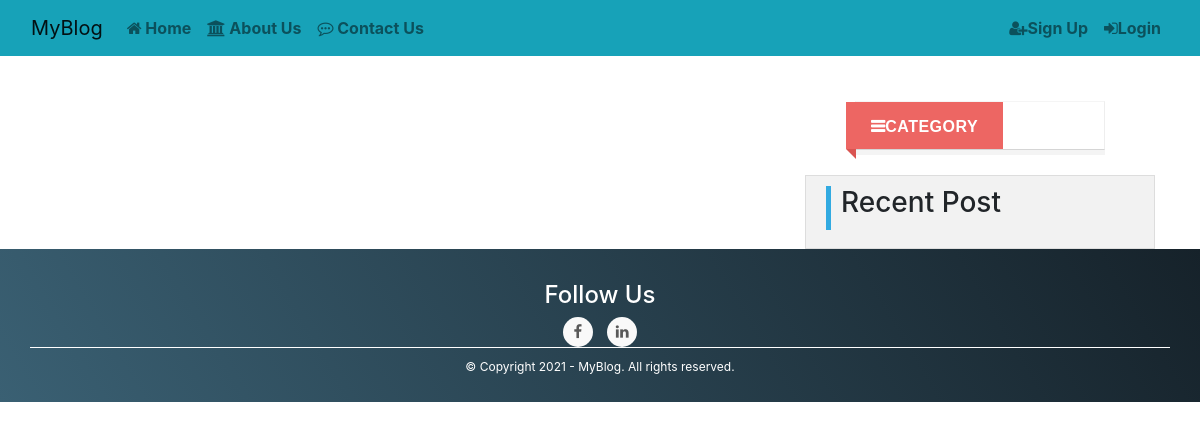
The page /category/2 on the database as committed earlier.
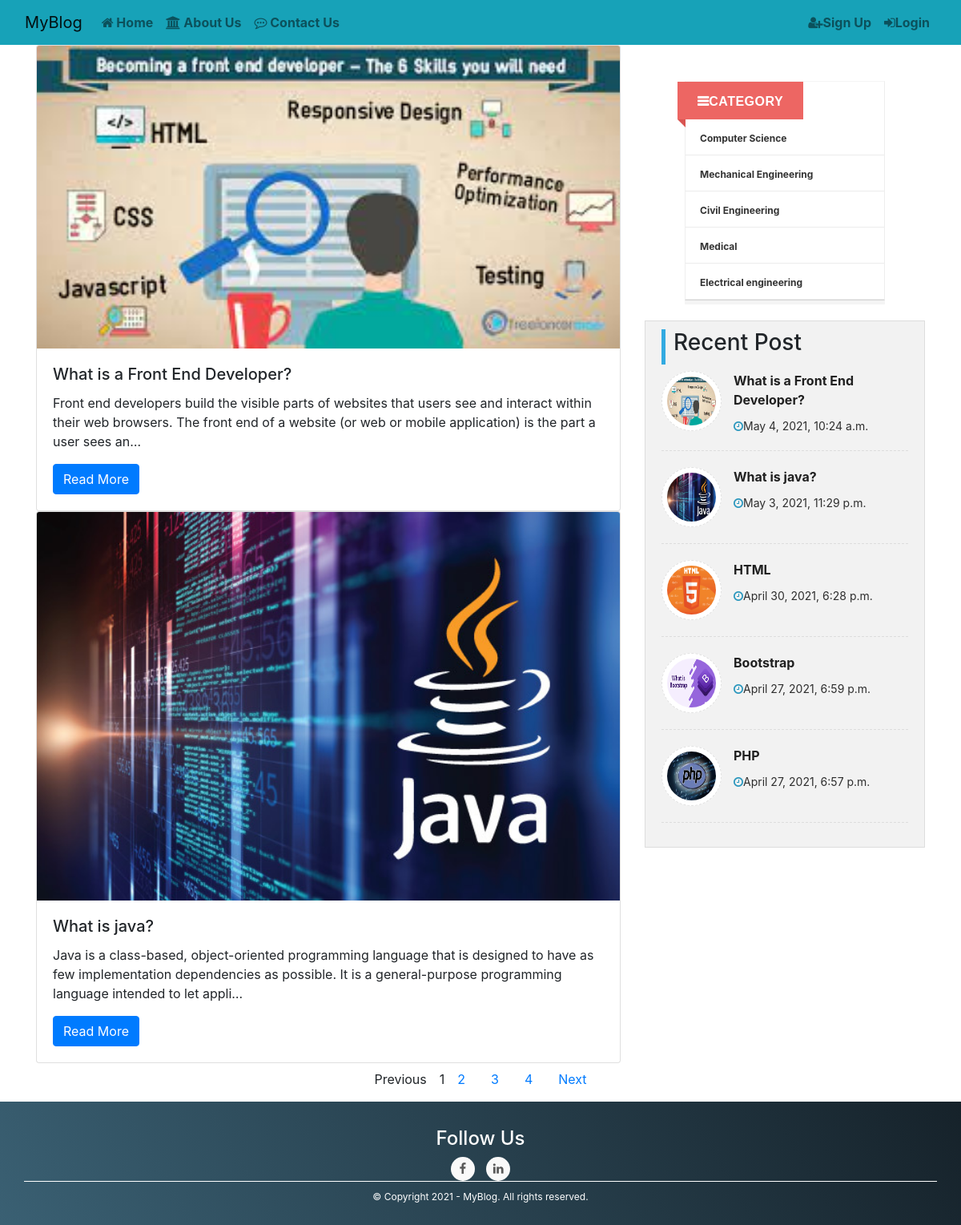
The same page on the database as committed later.
### Blog/models.py (models this page shows, shortened)
class Post(models.Model):
    user = models.ForeignKey(User , on_delete=models.CASCADE)
    caty = models.ForeignKey(Categorise,on_delete=models.CASCADE, null=True)
    img =models.ImageField(upload_to='post_img',blank= True)
    title = models.CharField(max_length=200)
    content = HTMLField()
    date = models.DateTimeField(auto_now_add=True,blank=True)
    class Meta:
        ordering = ['date']

class Categorise(models.Model):
    name = models.CharField(max_length=100, default="Computer Engineering")

### Blog/views.py (the view)
# urls.py: path('category/<int:id>',views.category,name='category'),
def category(request,id):
    caty =Categorise.objects.all()
    post1= Post.objects.filter(caty=id).order_by('-date')
    recentpost = []
    recentpost.extend(post1[0:5])
    allpost = Paginator(post1,2)
    page=request.GET.get("page")
    try:
        post=allpost.page(page)
    except PageNotAnInteger:
        post=allpost.page(1)
    except EmptyPage:
        post= allpost.page(allpost.num_pages)
    context = {
        'post':post,
        'caty':caty,
        'recentpost':recentpost
     }
    return render(request, 'category.html',context)

### Blog/templates/category.html (shortened to what this page needs)
{% extends 'base.html' %}
{% load static %}
{% block body %}
<div class="container">
    <div class="row">
        <div class="col-md-8 mb-2 mr-auto ml-auto">
            {% for i in post %}
            <div class="card">
                <img class="card-img-top image" src="{{i.img.url}}" alt="Card image cap">
                <div class="card-body">
                    <h5 class="card-title">{{i.title}}</h5>
                    <p class="card-text">
                        {% autoescape off %}
                        {{i.content|truncatechars_html:200}}
                        {% endautoescape %}
                    </p>
                    <a href="{% url 'detailpage' i.id %}" class="btn btn-primary">Read More</a>
                </div>
            </div>
            {% endfor %}
        </div>
        <div class="col-md-4">
            <div class="side-nav-categories">
                <div class="title"><strong>Category</strong></div>
                {% for i in caty %}
                <ul id="category-tabs">
                    <li><a href="{% url 'category' i.id %}" class="main-category act">{{i.name}}</a>
                    </li>
                </ul>
                {% endfor  %}
                </div>
                <div class="sidebar widget">
                    <h3>Recent Post</h3>
                    <ul>
                        {% for i in recentpost %}
                        <li>
                            <div class="sidebar-thumb">
                                <img class="animated rollIn"
                                    src="{{i.img.url}}"
                                    alt="" />
                            </div>
                            <div class="sidebar-content">
                                <h5 class="animated bounceInRight"><a href="{% url 'detailpage' i.id %}">{{i.title}}</a></h5>
                            </div>
                            <div class="sidebar-meta">
                                <span class="time"><i class="fa fa-clock-o"></i>{{i.date}}</span>
                            </div>
                        </li>
                        {% endfor %}
                    </ul>
                </div>
        </div>
    </div>
    <div class="text-center">
        {% if post.has_other_pages %}
        <ul class="pagination  ">
            {% if post.has_previous %}
            <li class="mr-3 ml-3"><a href="?page={{ post.previous_page_number }}">
                    Previous </a>
            </li>
            {% else %}
            <li class="disabled mr-3 ml-3"><span>
                    Previous </span>
            </li>
            {% endif %}
            {% for i in post.paginator.page_range %}
            {% if post.number == i %}
            <li class="active"><span>{{i}} <span class="sr-only">(current)</span> </span></li>
            {% else %}
            <li class="mr-3 ml-3"><a href="?page={{i}}">{{i}}</a></li>
            {% endif %}
            {% endfor %}
            {% if post.has_next %}
            <li class="mr-3 ml-3"><a href="?page={{ post.next_page_number }}">Next</a></li>
            {% else %}
            <li class="disabled mr-3 ml-3"><span>
                    Next </span>
            </li>
            {% endif %}
        </ul>
        {% endif %}
    </div>
</div>
{% endblock %}

### Blog/templates/base.html (shortened to what this page needs)
{% load static %}
<!doctype html>
<html lang="en">
  <head>
    <link href="https://cdn.jsdelivr.net/npm/bootstrap@5.0.0-beta2/dist/css/bootstrap.min.css" rel="stylesheet"
>
    <link rel="stylesheet" href="{% static 'css/main.css' %}">
  </head>
  <body>
    <nav class="navbar navbar-expand-lg navbar-light bg-info">
      <div class="container-fluid">
        <a class="navbar-brand" href="#">
          MyBlog </span></a>
        <div class="collapse navbar-collapse" id="navbar">
          <ul class="navbar-nav me-auto mb-2 mb-lg-0">
            <li class="nav-item">
              <a class="nav-link " href="{% url 'home' %}"><b><i class="fa fa-home" aria-hidden="true"></i> Home</b></a>
            </li>
            <li class="nav-item">
              <a class="nav-link" href="{% url 'about' %}"><b> <i class="fa fa-university"></i> About Us</b></a>
            </li>
            <li class="nav-item">
              <a class="nav-link " href="{% url 'contact' %}" tabindex="-1" aria-disabled="true"><b><i
                    class="fa fa-commenting-o"></i> Contact Us</b></a>
            </li>
          </ul>
          <ul class="navbar-nav ml-auto ">
            {% if not request.user.is_authenticated %}
            <li class="nav-litem">
              <a class="nav-link " href="{% url 'register' %}" tabindex="-1" aria-disabled="true"><b><i
                    class="fa fa-user-plus"></i>Sign Up</b></a>
            </li>
            <li class="nav-litem">
              <a class="nav-link " href="{% url 'login' %}" tabindex="-1" aria-disabled="true"><b><i
                    class="fa fa-sign-in" aria-hidden="true"></i>Login</b></a>
            </li>
            {% endif %}
          </ul>
        </div>
      </div>
    </nav>
    {% block body %}
    {% endblock %}
    <link rel="stylesheet" href="https://maxcdn.bootstrapcdn.com/bootstrap/4.1.3/css/bootstrap.min.css">
    <link href="https://maxcdn.bootstrapcdn.com/font-awesome/4.7.0/css/font-awesome.min.css" rel="stylesheet">
    <footer class="mainfooter" role="contentinfo">
      <div class="footer-middle">
        <div class="container">
          <div class="row">
            <div class="col-md-12 text-center">
              <h4>Follow Us</h4>
              <ul class="social-network social-circle">
                <li><a href="https://www.facebook.com/sonu32549/" class="icoFacebook" title="Facebook"><i
                      class="fa fa-facebook"></i></a></li>
                <li><a href="https://www.linkedin.com/in/shiv-kumar-chaudhary-kurmi-22a882154/" class="icoLinkedin"
                    title="Linkedin"><i class="fa fa-linkedin"></i></a></li>
              </ul>
            </div>
          </div>
          <div class="row">
            <div class="col-md-12 copy">
              <p class="text-center">&copy; Copyright 2021 - MyBlog. All rights reserved.</p>
            </div>
          </div>
        </div>
      </div>
    </footer>
  </body>
</html>
</body>
</html>

### Blog/static/css/main.css (style rules this page uses)
footer { background: #16222A; background: -webkit-linear-gradient(59deg, #3A6073, #16222A); background: linear-gradient(59deg, #3A6073, #16222A); color: white; }
footer a { color: #fff; font-size: 14px; transition-duration: 0.2s; }
.copy { font-size: 12px; padding: 10px; border-top: 1px solid #FFFFFF; }
.footer-middle { padding-top: 2em; color: white; }
ul.social-network { list-style: none; display: inline; margin-left: 0 !important; padding: 0; }
ul.social-network li { display: inline; margin: 0 5px; }
.social-circle li a { display: inline-block; position: relative; margin: 0 auto 0 auto; -moz-border-radius: 50%; -webkit-border-radius: 50%; border-radius: 50%; text-align: center; width: 30px; height: 30px; font-size: 15px; }
.social-circle li i { margin: 0; line-height: 30px; text-align: center; }
.social-circle i { color: #595959; -webkit-transition: all 0.8s; -moz-transition: all 0.8s; -o-transition: all 0.8s; -ms-transition: all 0.8s; transition: all 0.8s; }
.social-network a { background-color: #F9F9F9; }

### Blog/templates/category.html (style rules this page uses)
.image { height: auto; width: auto; }
.pagination { justify-content: center; }
ul { list-style:none; }
.side-nav-categories { padding: 0px; position: relative; margin-top: 0px; padding-bottom: 0px; background-color: #fff; border-width: 1px; border-style: solid; border-color: #f5f5f5 #eee #d5d5d5 #eee; box-shadow: 0 5px 0 rgba(200,200,200,.2); margin-bottom: 30px; width: 250px; margin: auto; top: 45px; }
.title { color: #fff; font-size: 16px; font-weight: bold; margin-bottom: 0px; padding: 12px 25px 10px 25px; position: relative; display: inline-block; font-family: 'Montserrat', sans-serif; letter-spacing: 0.5px; text-transform: uppercase; background: #ed6663; margin-top: 0px; margin-left: -10px; }
.title:before { content: '\f0c9'; font-family: FontAwesome; }
.title:after { content: ""; height: 1px; width: 1px; border-style: solid; border-width: 5px; position: absolute; bottom: -10px; left: 0; border-color: #d95451 #d95451 transparent transparent; }
ul#category-tabs { list-style: none; padding: 0; margin: 0; padding: 0; }
ul#category-tabs li { display: block; position: relative; margin: 0; border-bottom: 1px #ececec solid; padding: 10px 18px; }
ul#category-tabs li a { color: #333; font-weight: 700; margin-bottom: 0; font-size: 12px; }
body { margin-top: 40px; }
ul, li { list-style: none; }
h5 { margin: 0; }
h3 { color: #2996bd; margin: 10px 0px 15px; padding-bottom: 10px; padding-left: 10px; border-left: 5px solid #32aae1; }
.sidebar.widget { margin-top: 70px; background: #f2f2f2; border: 1px solid #ddd; padding: 10px 20px; }
.sidebar.widget ul { margin: 0px; padding: 0; overflow: hidden; }
.sidebar.widget ul li { overflow: hidden; font-size: 14px; margin-bottom: 20px; border-bottom: 1px dashed #ddd; padding-bottom: 20px }
.sidebar-thumb { float: left; overflow: hidden; margin-right: 15px; }
.sidebar-thumb img { background: #fff; border: 1px dashed #e0e0e0; padding: 6px; height: 75px; width: 75px; -webkit-border-radius: 100px; -moz-border-radius: 100px; border-radius: 100px; }
.sidebar-content h5 { font-size: 16px; cursor: pointer; line-height: 24px; }
.sidebar-content h5 a { color: #202020; outline: 0 none; text-decoration: none; font-weight: bold }
.sidebar-meta { margin-top: 10px; }
.sidebar-meta span { color: #2e2e2e; }
.sidebar-meta span.time { margin-right: 10px; }
.sidebar-meta span i { color: #2996bd }

Rows that differ between the two databases and show on the page:
added Post: img (picture), title "What is a Front End Developer?", content "Front end developers build the visible parts of websites that users see and interact within their web browsers. The front end of a website (or web or mobile application) is the part a user sees an…", date "May 4, 2021, 10:24 a.m."
added Post: img (picture), title "What is java?", content "Java is a class-based, object-oriented programming language that is designed to have as few implementation dependencies as possible. It is a general-purpose programming language intended to let appli…", date "May 3, 2021, 11:29 p.m."
added Categorise: name "Computer Science"
added Categorise: name "Mechanical Engineering"
added Categorise: name "Civil Engineering"
added Categorise: name "Medical"
added Categorise: name "Electrical engineering"
now on this page (row edited): Post: img (picture), title "HTML", date "April 30, 2021, 6:28 p.m.", shown under "Recent Post"
now on this page (row edited): Post: img (picture), title "Bootstrap", date "April 27, 2021, 6:59 p.m.", shown under "Recent Post"
now on this page (row edited): Post: img (picture), title "PHP", date "April 27, 2021, 6:57 p.m.", shown under "Recent Post"
Other text that changed with them:
text now shown: "Previous Next"
new list line: "1"
new list line: "2"
new list line: "3"
new list line: "4"
